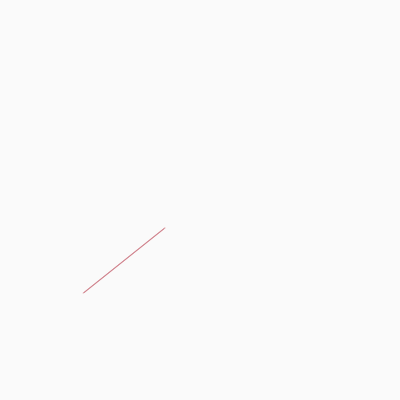
Frame 1 (no input)
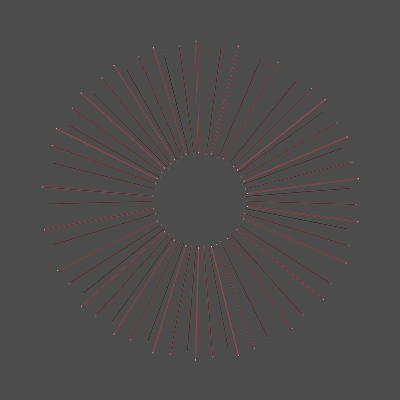
Frame 60 (no input)
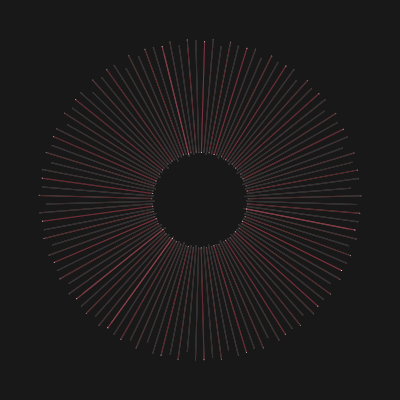
Frame 120 (the mouse pressed at the canvas centre since frame 60)

The p5.js sketch that drew these frames (run headless with seeded random() and noise() and a simulated clock; from frame 60 on, the mouse is pressed at the canvas centre):

// p5.js sketch
// ── sketch.js
// File: 090918

function setup(){
  createCanvas(400,400)
  background(0)
  pixelDensity(displayDensity())
}


function draw(){
  background(0,5)
  stroke(255)
  push()
  translate(width/2, height/2)
  // rotate(5*frameCount)
  // rotate(4*frameCount)
  // rotate(3*frameCount)
  rotate(2*frameCount)
  let x1 = map(cos(frameCount * 0.01), -1, 1, 0, width)
  let y1 = map(sin(frameCount * 0.01), -1, 1, 0, height)
  let x2 = map(cos(frameCount * 0.01), -1, 1, 0, width)
  let y2 = map(sin(frameCount * 0.01), -1, 1, 0, height)
  let x3 = map(cos(frameCount * 0.01), -1, 1, 0, width)
  let y3 = map(sin(frameCount * 0.01), -1, 1, 0, height)
  let x4 = map(cos(frameCount * 0.01), -1, 1, 0, width)
  let y4 = map(sin(frameCount * 0.01), -1, 1, 0, height)
  
  stroke(255,0,0,64)
  line(x1/3, y1/3, x1/10, y1/10)
  stroke(255,0,0,64)
  line(x2/3, y2/3, x2/10, y2/10)
  stroke(0,255,0,64)
  line(x3/3, y3/3, x3/10, y3/10)
  stroke(255,0,255,64)
  line(x4/3, y4/3, x4/10, y4/10)
  stroke(255)
  quad(
    x1/3,y1/3,
    x2/3,y2/3,
    x3/3,y3/3,
    x4/3,y4/3)

  quad(
    x1/10,y1/10,
    x2/10,y2/10,
    x3/10,y3/10,
    x4/10,y4/10)
    
  pop()
}
